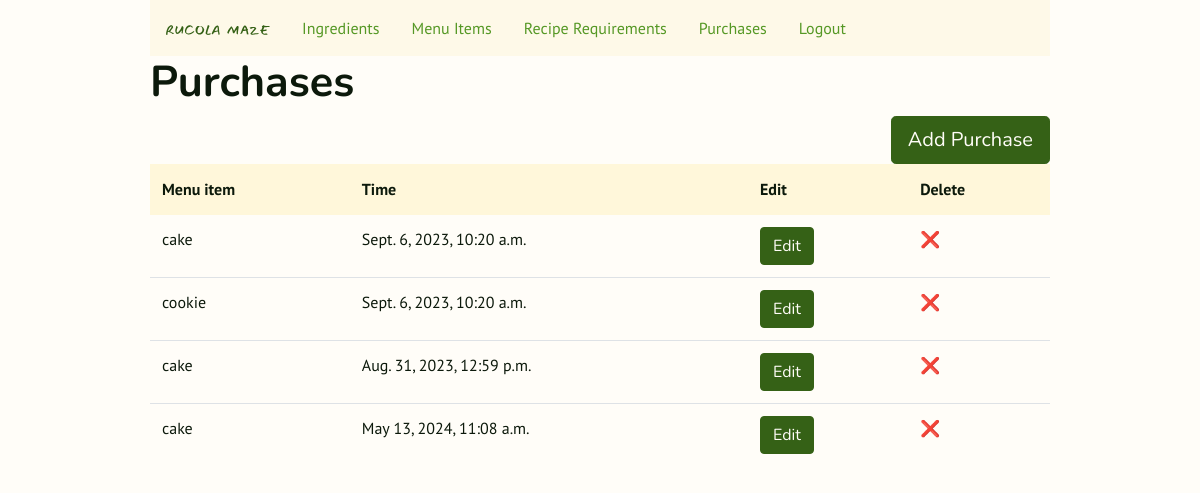
/purchases (signed in), run on an earlier commit of the app's database.
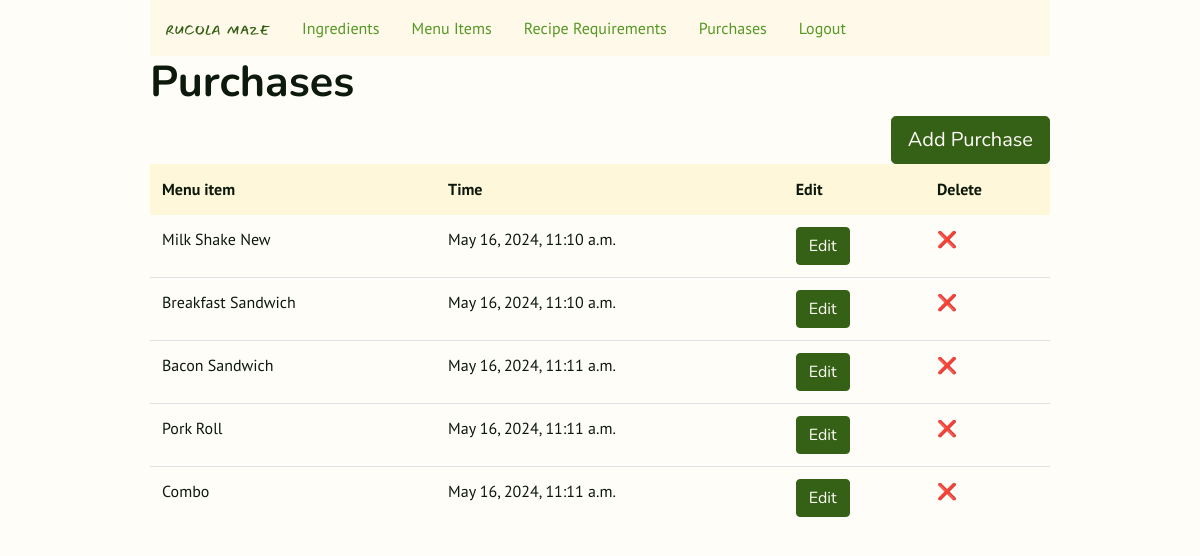
And on a later commit of the database.
### inventory/models.py (models this page shows, shortened)
class Purchase(models.Model):
    menu_item = models.ForeignKey(MenuItem, on_delete=models.CASCADE)
    time = models.DateTimeField(auto_now=True)

class MenuItem(models.Model):
    title = models.CharField(max_length=128, unique=True)
    price = models.DecimalField(max_digits=5, decimal_places=2, default=0.00)
    def __str__(self):
        return self.title

### inventory/views.py (the view)
class Purchases(LoginRequiredMixin, ListView):
    model = Purchase
    template_name = "inventory/purchases.html"

### inventory/templates/inventory/purchases.html (shortened to what this page needs)
{% extends 'inventory/layout.html' %}
{% block body %}
<div class="h1">
    <h1>Purchases</h1>
</div>
<div><a class="btn btn-primary btn-lg right" href="{% url 'purchase_new' %}" role="button">Add Purchase</a>
</div>
<table class="table">
    <thead class="thead-light">
        <tr>
            <th>Menu item</th>
            <th>Time</th>
            <th>Edit</th>
            <th>Delete</th>
        </tr>
    </thead>
    {% for purchase in object_list %}
    <tr>
        <td>{{ purchase.menu_item }}</td>
        <td>{{ purchase.time }}</td>
        <td><a href="{% url 'purchase_edit' purchase.id %}"><button class="btn btn-primary">Edit</button></a>
        </td>
        <td><a href="{% url 'purchase_delete' purchase.id %}">❌</td>
    </tr>
    {% endfor %}
</table>
{% endblock %}

What changed in the data, as far as the page shows it:
removed Purchase: menu_item "cake", time "Sept. 6, 2023, 10:20 a.m."
removed Purchase: menu_item "cookie", time "Sept. 6, 2023, 10:20 a.m."
removed Purchase: menu_item "cake", time "Aug. 31, 2023, 12:59 p.m."
removed Purchase: menu_item "cake", time "May 13, 2024, 11:08 a.m."
added Purchase: menu_item "Milk Shake New", time "May 16, 2024, 11:10 a.m."
added Purchase: menu_item "Breakfast Sandwich", time "May 16, 2024, 11:10 a.m."
added Purchase: menu_item "Bacon Sandwich", time "May 16, 2024, 11:11 a.m."
added Purchase: menu_item "Pork Roll", time "May 16, 2024, 11:11 a.m."
added Purchase: menu_item "Combo", time "May 16, 2024, 11:11 a.m."
